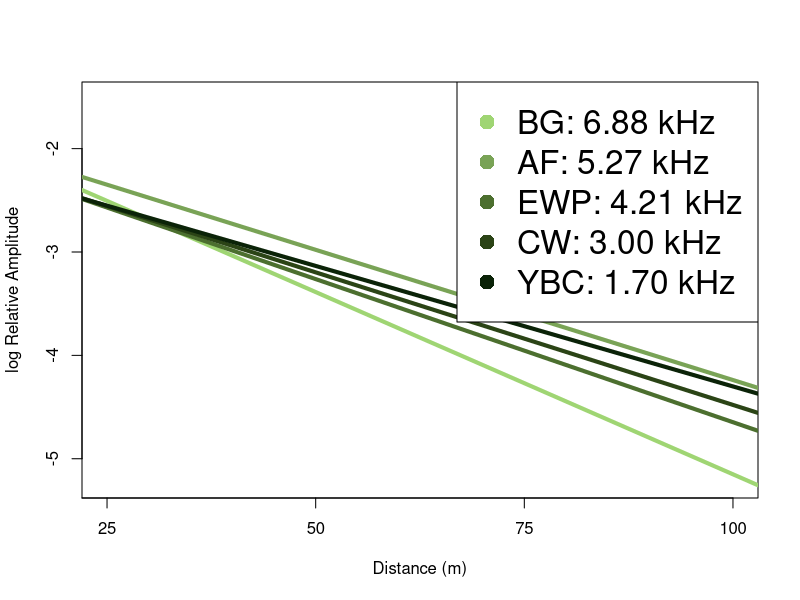
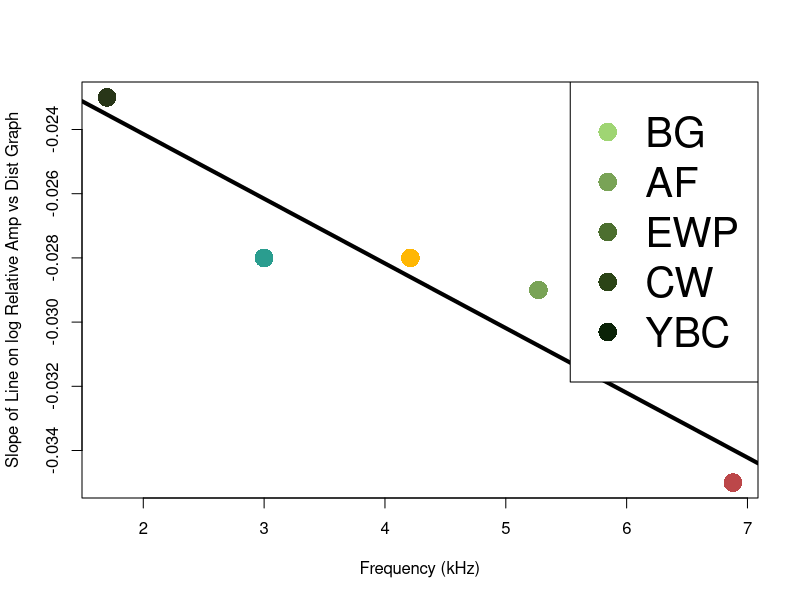
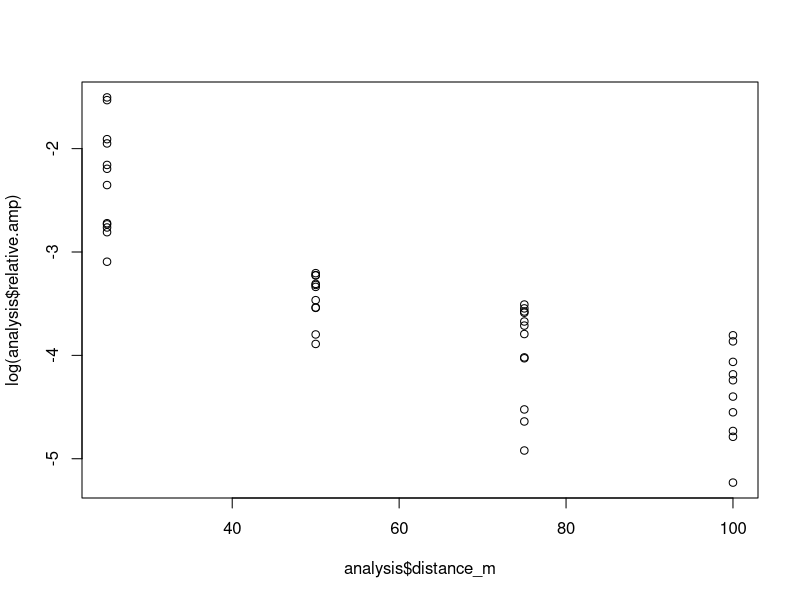
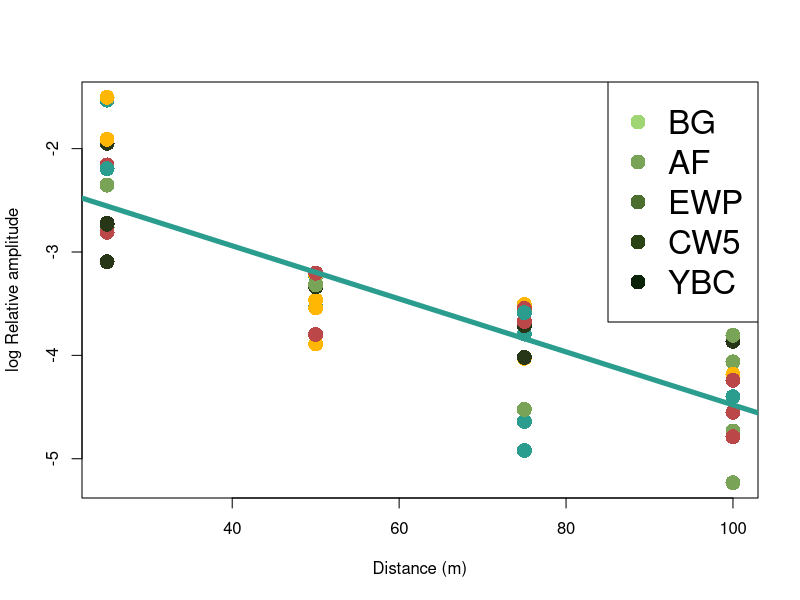
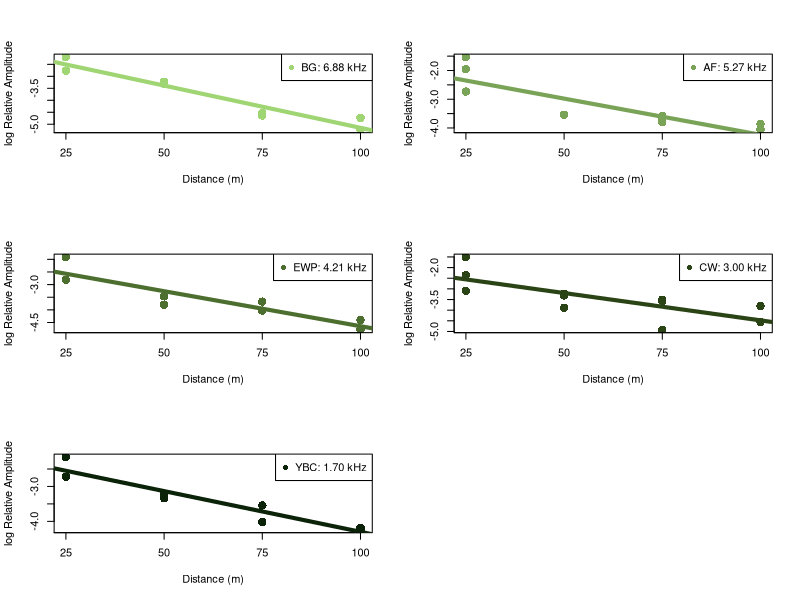

Reproduce these figures in R, in order.
#############################################
###### MA Forest Acoustics Analsysis   ######
###### Distance & Frequency            ######
###### Last update: 4/6/2023           ######
#############################################

library(dplyr)
library(tidyverse)
library(ggplot2)

analysis_table <- read.csv("data/analysis_table.csv")

analysis_table <- analysis_table %>%
  mutate(vol = case_when((species == "CW5" & vol == 75) ~ 100,
                         TRUE ~ as.numeric(as.character(vol))
                         ))

analysis <- analysis_table %>%
  filter(relative_dir == "N", vol == "100")

analysis$relative.amp <- as.numeric(analysis$relative.amp)
analysis$distance_m <- as.numeric(analysis$distance_m)

colors_spec = c("#BC4749","#79A356", "#FFB703", "#2A9D8F", "#283618")

colors_spec = c("#9FD573","#79A356", "#4C6F2F", "#2B4416", "#0B2308")

# Create DFs for each species

CW_analysis <- analysis %>% 
  filter(species == "CW5")

CWdistMod = lm(log(relative.amp) ~ distance_m, data = CW_analysis)

AF_analysis <- analysis %>% 
  filter(species == "AF")
AFdistMod = lm(log(relative.amp) ~ distance_m, data = AF_analysis)

BG_analysis <- analysis %>% 
  filter(species == "BG")
BGdistMod = lm(log(relative.amp) ~ distance_m, data = BG_analysis)

EWP_analysis <- analysis %>% 
  filter(species == "EWP")
EWPdistMod = lm(log(relative.amp) ~ distance_m, data = EWP_analysis)

YBC_analysis <- analysis %>% 
  filter(species == "YBC")
YBCdistMod = lm(log(relative.amp) ~ distance_m, data = YBC_analysis)

plot(analysis$distance_m, log(analysis$relative.amp), col="white",lty="dotted", pch = 16, cex = 1.7,
     ylab = "log Relative Amplitude", xlab = "Distance (m)", xaxp = c(0, 100, 4) )
abline(BGdistMod, lwd = 4, col = colors_spec[1])
abline(AFdistMod, lwd = 4, col = colors_spec[2])
abline(EWPdistMod, lwd = 4, col = colors_spec[3])
abline(CWdistMod, lwd = 4, col = colors_spec[4])
abline(YBCdistMod, lwd = 4, col = colors_spec[5])
legend("topright", legend = c("BG: 6.88 kHz", "AF: 5.27 kHz", "EWP: 4.21 kHz", "CW: 3.00 kHz", "YBC: 1.70 kHz"), pch = 16, cex = 2, col = colors_spec[1:5])

species <- c("BG", "AF", "EWP", "CW", "YBC")
frequencies <- c(6.88, 5.27, 4.21, 3.00, 1.70)
slope <- c(-0.035, -0.029, -0.028, -0.028, -0.023)

freqvslope <- data.frame(species, frequencies, slope)

freqvslopegraph = lm(slope ~ frequencies, data=freqvslope)
plot(freqvslope$frequencies, freqvslope$slope, col=c("#BC4749", "#79A356", "#FFB703","#2A9D8F", "#283618"), lty="dotted", pch = 16, cex = 2.5,
     ylab = "Slope of Line on log Relative Amp vs Dist Graph", xlab = "Frequency (kHz)" )
abline(freqvslopegraph, lwd = 4, col = "black") 
legend("topright", legend = c("BG", "AF", "EWP", "CW", "YBC"), pch = 16, cex = 2.5, col = colors_spec[1:5])

plot(log(analysis$relative.amp) ~ analysis$distance_m, data = analysis)


plot(analysis$distance_m, log(analysis$relative.amp), col=analysis_table$col_spec, pch = 16, cex = 2,
     ylab = "log Relative amplitude", xlab = "Distance (m)")
abline(CWdistMod, lwd = 5, col = analysis_table$col_spec[4])
legend("topright", legend = c("BG", "AF", "EWP", "CW5", "YBC"), pch = 16, cex = 2, col = colors_spec[1:5])

#### Raw data points graphs
par(mfrow=c(3,2))

#BG
plot(BG_analysis$distance_m, log(BG_analysis$relative.amp), col= colors_spec[1],lty="dotted", pch = 16, cex = 1.7,
     ylab = "log Relative Amplitude", xlab = "Distance (m)", xaxp = c(0, 100, 4) )
abline(BGdistMod, lwd = 4, col = colors_spec[1])
legend("topright", legend = c("BG: 6.88 kHz"), pch = 16, cex = 1, col = colors_spec[1])

#AF

plot(AF_analysis$distance_m, log(AF_analysis$relative.amp), col= colors_spec[2],lty="dotted", pch = 16, cex = 1.7,
     ylab = "log Relative Amplitude", xlab = "Distance (m)", xaxp = c(0, 100, 4) )
abline(AFdistMod, lwd = 4, col = colors_spec[2])
legend("topright", legend = c("AF: 5.27 kHz"), pch = 16, cex = 1, col = colors_spec[2])

#EWP

plot(EWP_analysis$distance_m, log(EWP_analysis$relative.amp), col= colors_spec[3],lty="dotted", pch = 16, cex = 1.7,
     ylab = "log Relative Amplitude", xlab = "Distance (m)", xaxp = c(0, 100, 4) )
abline(EWPdistMod, lwd = 4, col = colors_spec[3])
legend("topright", legend = c("EWP: 4.21 kHz"), pch = 16, cex = 1, col = colors_spec[3])


#CW5

plot(CW_analysis$distance_m, log(CW_analysis$relative.amp), col= colors_spec[4],lty="dotted", pch = 16, cex = 1.7,
     ylab = "log Relative Amplitude", xlab = "Distance (m)", xaxp = c(0, 100, 4) )
abline(CWdistMod, lwd = 4, col = colors_spec[4])
legend("topright", legend = c("CW: 3.00 kHz"), pch = 16, cex = 1, col = colors_spec[4])

#YBC
plot(YBC_analysis$distance_m, log(YBC_analysis$relative.amp), col= colors_spec[5],lty="dotted", pch = 16, cex = 1.7,
     ylab = "log Relative Amplitude", xlab = "Distance (m)", xaxp = c(0, 100, 4) )
abline(YBCdistMod, lwd = 4, col = colors_spec[5])
legend("topright", legend = c("YBC: 1.70 kHz"), pch = 16, cex = 1, col = colors_spec[5])



